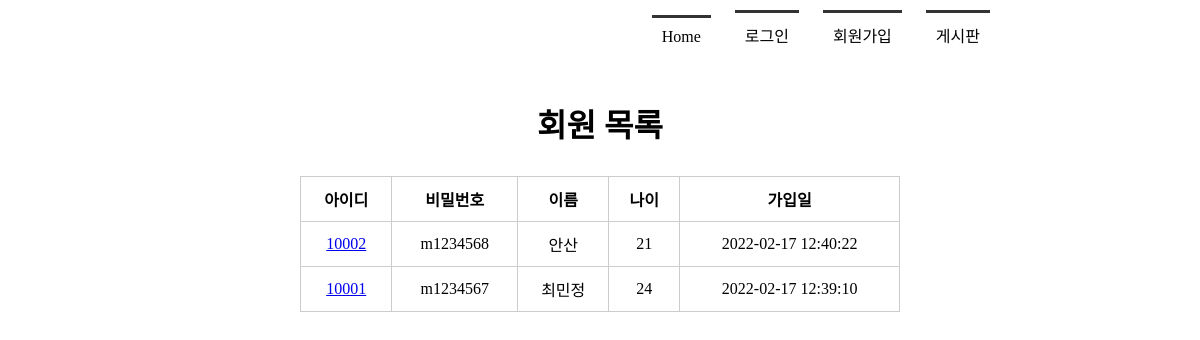
Before: /memberlist/ with the older database file.
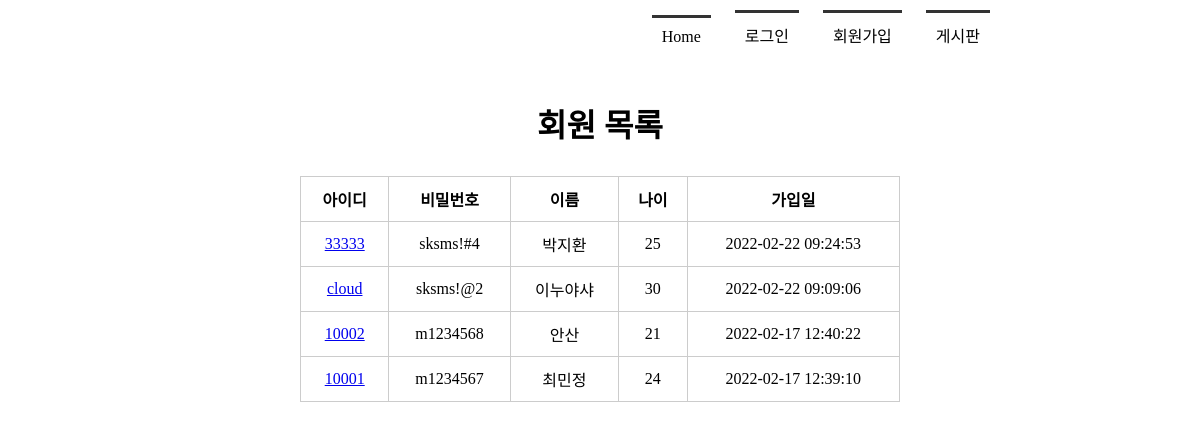
After: the same page with the newer database file.
### tables this page shows
CREATE TABLE member(
            mid char(5) PRIMARY KEY,
            passwd  char(8) NOT NULL,
            name    text NOT NULL,
            age integer,
            regDate timestamp date DEFAULT (datetime('now', 'localtime'))
        );

### app.py (the view)
@app.route('/memberlist/')
def memberlist():
    rs = select_member()
    return render_template("memberlist.html", rs=rs)

### model/model_member.py (called while the page is built)
def getconn():
    conn = sqlite3.connect("./member.db")
    return conn

def select_member():
    conn = getconn()
    cur = conn.cursor()
    sql = "SELECT * FROM member ORDER BY regDate DESC"
    cur.execute(sql)
    rs = cur.fetchall()
    conn.close()
    return rs

### templates/memberlist.html (shortened to what this page needs)
<!DOCTYPE html>
<html lang="en">
<head>
    <link rel ="stylesheet" href="{{ url_for('static', filename= 'style.css') }}">
</head>
<body>
     <div id="container">
         {% include 'navbar.html' %}
         <section>
             <h1>회원 목록</h1>
             <table>
                 <tr>
                     <th>아이디</th><th>비밀번호</th><th>이름</th><th>나이</th><th>가입일</th>
                 </tr>
                 {% for i in rs %}
                 <tr>
                     <td><a href="{{ url_for('member_view', id=i[0]) }}">{{ i[0] }}</a></td>
                     <td>{{ i[1] }}</td>
                     <td>{{ i[2] }}</td>
                     <td>{{ i[3] }}</td>
                     <td>{{ i[4] }}</td>
                 </tr>
                 {% endfor %}
             </table>
         </section>
     </div>
</body>
</html>

Changed rows visible on the page:
added member: mid "33333", passwd "sksms!#4", name "박지환", age "25", regDate "2022-02-22 09:24:53"
added member: mid "cloud", passwd "sksms!@2", name "이누야샤", age "30", regDate "2022-02-22 09:09:06"
